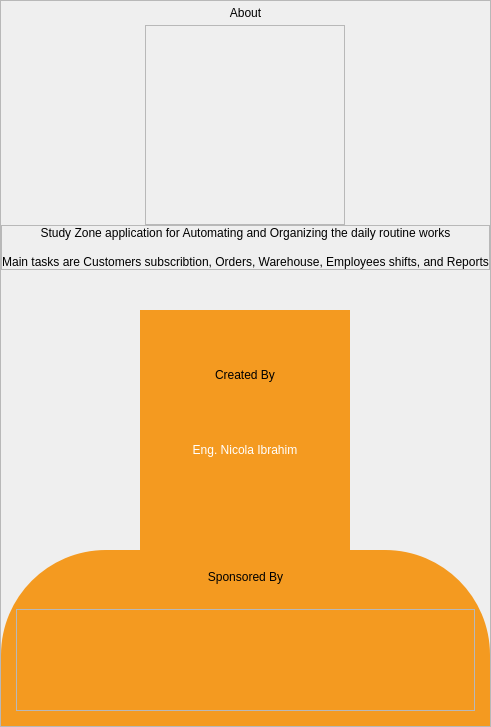
            <widget class="QWidget" name="about_us_tab">
             <attribute name="title">
              <string>About Us</string>
             </attribute>
             <layout class="QVBoxLayout" name="verticalLayout_82">
              <property name="spacing">
               <number>0</number>
              </property>
              <property name="leftMargin">
               <number>0</number>
              </property>
              <property name="topMargin">
               <number>0</number>
              </property>
              <property name="rightMargin">
               <number>0</number>
              </property>
              <property name="bottomMargin">
               <number>0</number>
              </property>
              <item>
               <widget class="QFrame" name="about_us_frame">
                <property name="frameShape">
                 <enum>QFrame::StyledPanel</enum>
                </property>
                <property name="frameShadow">
                 <enum>QFrame::Raised</enum>
                </property>
                <layout class="QVBoxLayout" name="verticalLayout_84">
                 <property name="spacing">
                  <number>0</number>
                 </property>
                 <property name="leftMargin">
                  <number>0</number>
                 </property>
                 <property name="topMargin">
                  <number>0</number>
                 </property>
                 <property name="rightMargin">
                  <number>0</number>
                 </property>
                 <property name="bottomMargin">
                  <number>0</number>
                 </property>
                 <item>
                  <widget class="QLabel" name="label_75">
                   <property name="maximumSize">
                    <size>
                     <width>16777215</width>
                     <height>70</height>
                    </size>
                   </property>
                   <property name="styleSheet">
                    <string notr="true">QLabel{
	
	font: 100 30pt &quot;Segoe UI&quot;;
	padding:5px;
	background-color: transparent;
}</string>
                   </property>
                   <property name="text">
                    <string>About</string>
                   </property>
                   <property name="alignment">
                    <set>Qt::AlignCenter</set>
                   </property>
                  </widget>
                 </item>
                 <item alignment="Qt::AlignHCenter">
                  <widget class="QFrame" name="logo_frame_2">
                   <property name="minimumSize">
                    <size>
                     <width>200</width>
                     <height>200</height>
                    </size>
                   </property>
                   <property name="maximumSize">
                    <size>
                     <width>200</width>
                     <height>200</height>
                    </size>
                   </property>
                   <property name="styleSheet">
                    <string notr="true">#logo_frame_2{

	image: url(:/icons/icons/studyzone-logo.png);

}</string>
                   </property>
                   <property name="frameShape">
                    <enum>QFrame::StyledPanel</enum>
                   </property>
                   <property name="frameShadow">
                    <enum>QFrame::Raised</enum>
                   </property>
                   <layout class="QGridLayout" name="gridLayout_13"/>
                  </widget>
                 </item>
                 <item>
                  <widget class="QFrame" name="frame_6">
                   <property name="maximumSize">
                    <size>
                     <width>16777215</width>
                     <height>400</height>
                    </size>
                   </property>
                   <property name="frameShape">
                    <enum>QFrame::StyledPanel</enum>
                   </property>
                   <property name="frameShadow">
                    <enum>QFrame::Raised</enum>
                   </property>
                   <layout class="QVBoxLayout" name="verticalLayout_80">
                    <property name="spacing">
                     <number>15</number>
                    </property>
                    <property name="leftMargin">
                     <number>0</number>
                    </property>
                    <property name="topMargin">
                     <number>0</number>
                    </property>
                    <property name="rightMargin">
                     <number>0</number>
                    </property>
                    <property name="bottomMargin">
                     <number>0</number>
                    </property>
                    <item>
                     <widget class="QLabel" name="label_46">
                      <property name="styleSheet">
                       <string notr="true">QLabel{
	
	font: 100 25pt &quot;Segoe UI&quot;;
	background-color: transparent;
}</string>
                      </property>
                      <property name="text">
                       <string>Study Zone application for Automating and Organizing the daily routine works</string>
                      </property>
                      <property name="alignment">
                       <set>Qt::AlignCenter</set>
                      </property>
                     </widget>
                    </item>
                    <item>
                     <widget class="QLabel" name="label_51">
                      <property name="styleSheet">
                       <string notr="true">QLabel{
	
	font: 100 18pt &quot;Segoe UI&quot;;
	background-color: transparent;
}</string>
                      </property>
                      <property name="text">
                       <string>Main tasks are Customers subscribtion, Orders, Warehouse, Employees shifts, and Reports</string>
                      </property>
                      <property name="alignment">
                       <set>Qt::AlignCenter</set>
                      </property>
                     </widget>
                    </item>
                   </layout>
                  </widget>
                 </item>
                 <item>
                  <spacer name="verticalSpacer_10">
                   <property name="orientation">
                    <enum>Qt::Vertical</enum>
                   </property>
                   <property name="sizeHint" stdset="0">
                    <size>
                     <width>20</width>
                     <height>40</height>
                    </size>
                   </property>
                  </spacer>
                 </item>
                 <item alignment="Qt::AlignHCenter">
                  <widget class="QFrame" name="frame_9">
                   <property name="minimumSize">
                    <size>
                     <width>210</width>
                     <height>240</height>
                    </size>
                   </property>
                   <property name="styleSheet">
                    <string notr="true">#frame_9{
	border-radius: 115px;	
	background-color: rgb(244, 154, 32);
padding:15px;
}</string>
                   </property>
                   <property name="frameShape">
                    <enum>QFrame::StyledPanel</enum>
                   </property>
                   <property name="frameShadow">
                    <enum>QFrame::Raised</enum>
                   </property>
                   <layout class="QVBoxLayout" name="verticalLayout_83">
                    <property name="spacing">
                     <number>0</number>
                    </property>
                    <property name="leftMargin">
                     <number>0</number>
                    </property>
                    <property name="topMargin">
                     <number>0</number>
                    </property>
                    <property name="rightMargin">
                     <number>0</number>
                    </property>
                    <property name="bottomMargin">
                     <number>33</number>
                    </property>
                    <item>
                     <widget class="QLabel" name="label_76">
                      <property name="maximumSize">
                       <size>
                        <width>16777215</width>
                        <height>50</height>
                       </size>
                      </property>
                      <property name="styleSheet">
                       <string notr="true">QLabel{
	
	font: 100 italic 22pt &quot;Segoe UI&quot;;
	padding:5px;
	background-color: transparent;
}</string>
                      </property>
                      <property name="text">
                       <string>Created By</string>
                      </property>
                      <property name="alignment">
                       <set>Qt::AlignCenter</set>
                      </property>
                     </widget>
                    </item>
                    <item>
                     <widget class="QLabel" name="label_77">
                      <property name="maximumSize">
                       <size>
                        <width>16777215</width>
                        <height>50</height>
                       </size>
                      </property>
                      <property name="styleSheet">
                       <string notr="true">QLabel{
	color: rgb(255,255,255);
	
	font: 100 italic 15pt &quot;Segoe UI&quot;;
	background:transparent;
}</string>
                      </property>
                      <property name="text">
                       <string>Eng. Nicola Ibrahim</string>
                      </property>
                      <property name="alignment">
                       <set>Qt::AlignCenter</set>
                      </property>
                     </widget>
                    </item>
                   </layout>
                  </widget>
                 </item>
                 <item>
                  <widget class="QFrame" name="frame_25">
                   <property name="maximumSize">
                    <size>
                     <width>16777215</width>
                     <height>200</height>
                    </size>
                   </property>
                   <property name="styleSheet">
                    <string notr="true">#frame_25{
	border-top-left-radius: 105px;
	border-top-right-radius: 105px;	
	
	background-color: rgb(244, 154, 32);
	padding:15px;
}</string>
                   </property>
                   <property name="frameShape">
                    <enum>QFrame::StyledPanel</enum>
                   </property>
                   <property name="frameShadow">
                    <enum>QFrame::Raised</enum>
                   </property>
                   <layout class="QVBoxLayout" name="verticalLayout_81">
                    <property name="spacing">
                     <number>20</number>
                    </property>
                    <property name="leftMargin">
                     <number>0</number>
                    </property>
                    <property name="topMargin">
                     <number>0</number>
                    </property>
                    <property name="rightMargin">
                     <number>0</number>
                    </property>
                    <property name="bottomMargin">
                     <number>0</number>
                    </property>
                    <item>
                     <widget class="QLabel" name="label_80">
                      <property name="maximumSize">
                       <size>
                        <width>16777215</width>
                        <height>50</height>
                       </size>
                      </property>
                      <property name="styleSheet">
                       <string notr="true">QLabel{
	
	font: 100 italic 22pt &quot;Segoe UI&quot;;
	padding:5px;
	background-color: transparent;
}</string>
                      </property>
                      <property name="text">
                       <string>Sponsored By</string>
                      </property>
                      <property name="alignment">
                       <set>Qt::AlignCenter</set>
                      </property>
                     </widget>
                    </item>
                    <item>
                     <widget class="QFrame" name="frame_39">
                      <property name="maximumSize">
                       <size>
                        <width>16777215</width>
                        <height>120</height>
                       </size>
                      </property>
                      <property name="styleSheet">
                       <string notr="true"/>
                      </property>
                      <property name="frameShape">
                       <enum>QFrame::StyledPanel</enum>
                      </property>
                      <property name="frameShadow">
                       <enum>QFrame::Raised</enum>
                      </property>
                      <layout class="QHBoxLayout" name="horizontalLayout_44">
                       <property name="spacing">
                        <number>0</number>
                       </property>
                       <property name="leftMargin">
                        <number>0</number>
                       </property>
                       <property name="topMargin">
                        <number>0</number>
                       </property>
                       <property name="rightMargin">
                        <number>0</number>
                       </property>
                       <property name="bottomMargin">
                        <number>0</number>
                       </property>
                       <item>
                        <widget class="QLabel" name="label_81">
                         <property name="minimumSize">
                          <size>
                           <width>70</width>
                           <height>70</height>
                          </size>
                         </property>
                         <property name="styleSheet">
                          <string notr="true">QLabel{
	
	image: url(:/icons/icons/hc.png);
}</string>
                         </property>
                         <property name="text">
                          <string/>
                         </property>
                        </widget>
                       </item>
                       <item>
                        <widget class="QLabel" name="label_82">
                         <property name="minimumSize">
                          <size>
                           <width>100</width>
                           <height>100</height>
                          </size>
                         </property>
                         <property name="styleSheet">
                          <string notr="true">QLabel{
	
	image: url(:/icons/icons/j_m.png);
}</string>
                         </property>
                         <property name="text">
                          <string/>
                         </property>
                        </widget>
                       </item>
                       <item>
                        <widget class="QLabel" name="label_83">
                         <property name="minimumSize">
                          <size>
                           <width>100</width>
                           <height>100</height>
                          </size>
                         </property>
                         <property name="styleSheet">
                          <string notr="true">QLabel{
	
	image: url(:/icons/icons/latin.png);
}</string>
                         </property>
                         <property name="text">
                          <string/>
                         </property>
                        </widget>
                       </item>
                      </layout>
                     </widget>
                    </item>
                   </layout>
                  </widget>
                 </item>
                </layout>
               </widget>
              </item>
             </layout>
            </widget>
